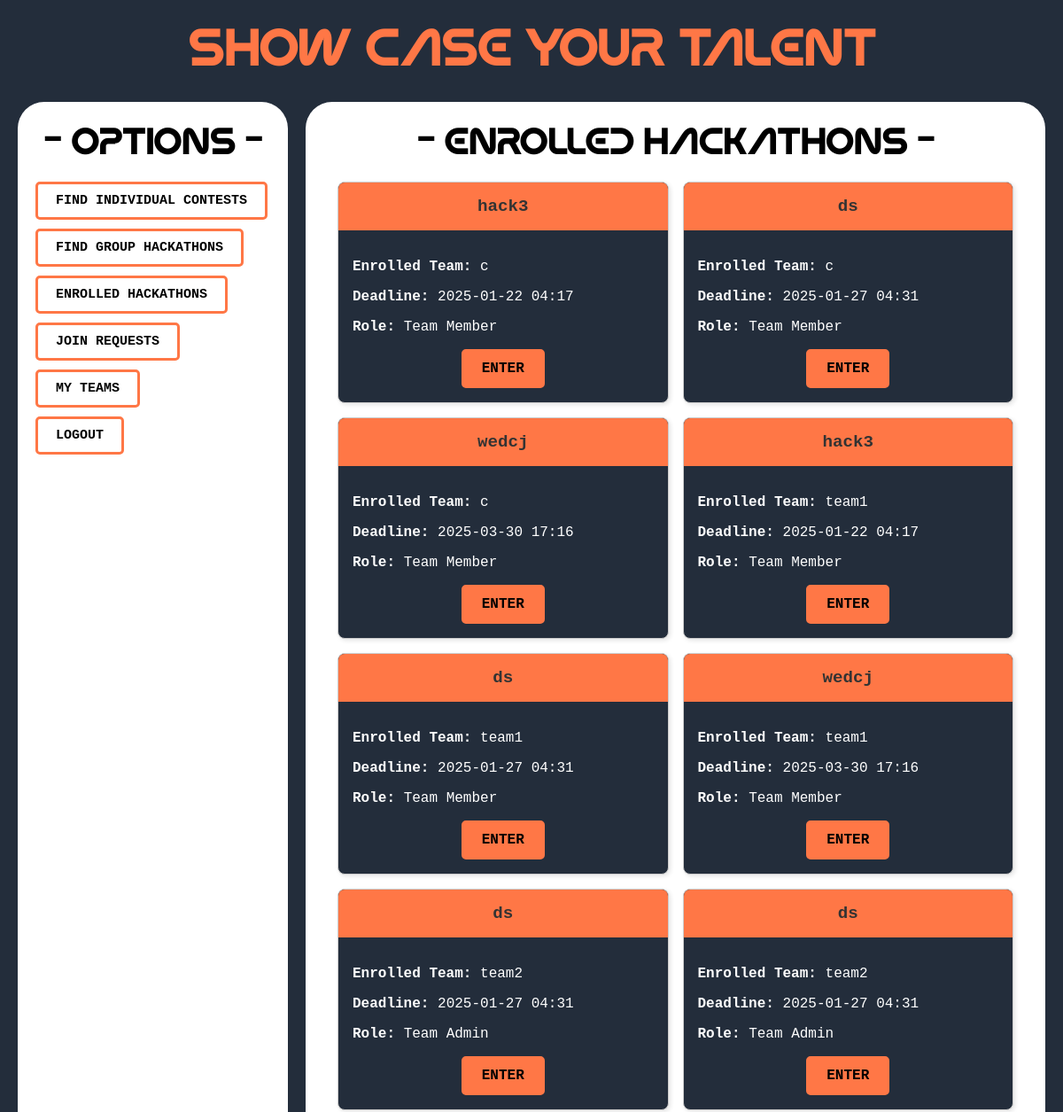
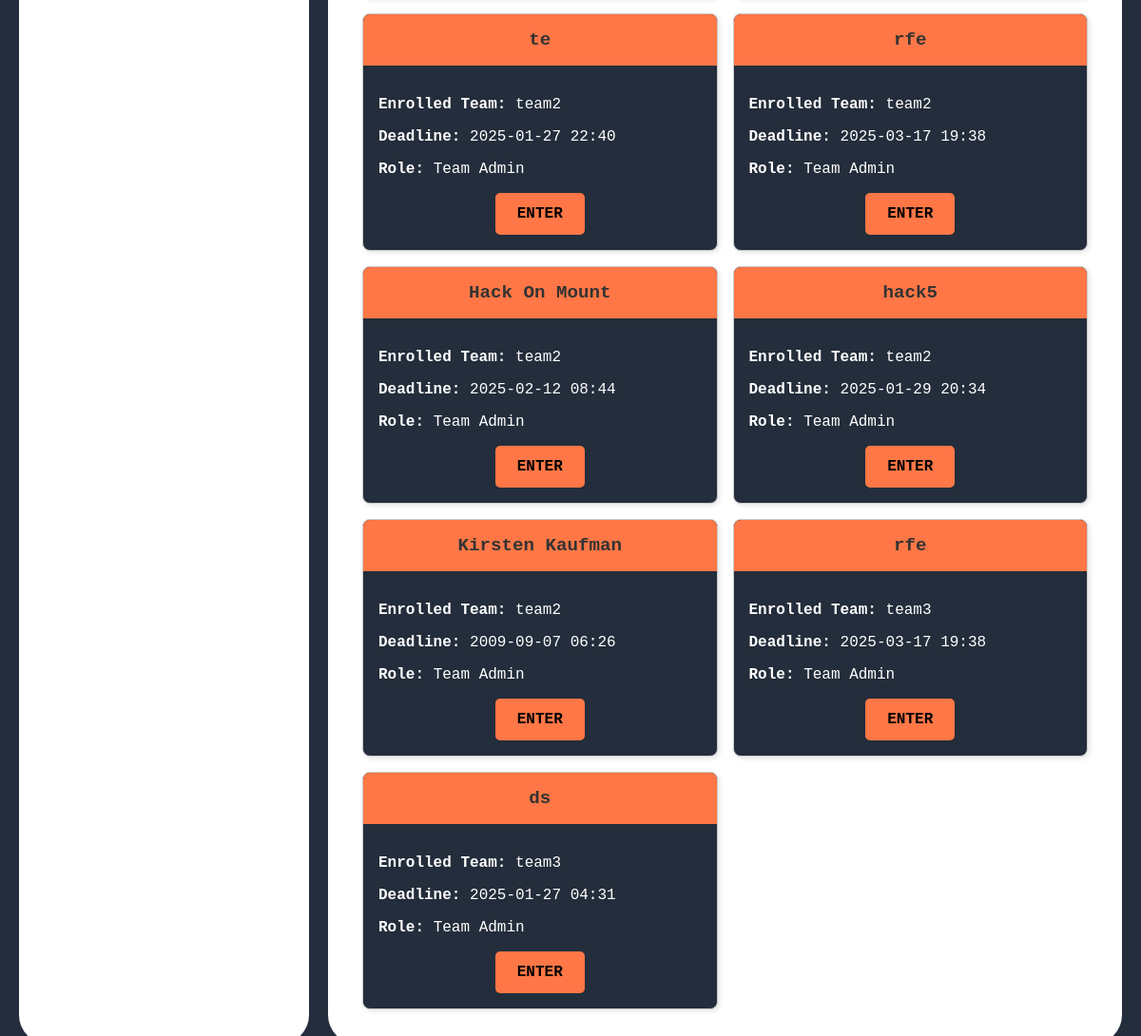
The page /competitor/enrolled_hackathons/ (signed in) on the database its author committed (2 pictures, top to bottom).
### host/models.py (models this page shows, shortened)
class TeamEnrollment(models.Model):
    event = models.ForeignKey('GroupEvent', on_delete=models.CASCADE, related_name='enrollments')
    team = models.ForeignKey('competitor.Team', on_delete=models.CASCADE, related_name='enrolled_events')
    enrolled_at = models.DateTimeField(auto_now_add=True)

class GroupEvent(models.Model):
    hackathon_name = models.CharField(max_length=200)
    organization = models.CharField(max_length=200)
    theme = models.CharField(max_length=200)
    frameworks = models.CharField(max_length=300)
    max_team_size = models.IntegerField()
    last_submission_datetime = models.DateTimeField()
    evaluation_criteria = models.TextField()
    created_by = models.ForeignKey(settings.AUTH_USER_MODEL, on_delete=models.CASCADE, related_name="group_events")
    entry_fee = models.DecimalField(max_digits=10, decimal_places=2, default=0.00)

### competitor/models.py (models this page shows, shortened)
class Team(models.Model):
    name = models.CharField(max_length=255, unique=True)
    team_admin = models.ForeignKey(
        User,
        on_delete=models.CASCADE,
        related_name='admin_teams'
    )  # The user who created the team (must be a competitor)
    members = models.ManyToManyField(
        User,
        related_name='team_members',
        blank=True
    )
    created_at = models.DateTimeField(auto_now_add=True)  # Timestamp of creation

### competitor/views.py (the view)
# urls.py: path('enrolled_hackathons/', views.enrolled_hackathons, name='enrolled_hackathons'),
def enrolled_hackathons(request):
    user_teams = Team.objects.filter(members=request.user) | Team.objects.filter(team_admin=request.user)
    enrolled_events = TeamEnrollment.objects.filter(team__in=user_teams).select_related('event')
    return render(request, 'competitor/enrolled_hackathons.html', {'enrolled_events': enrolled_events})

### templates/competitor/enrolled_hackathons.html (shortened to what this page needs)
{% extends "competitor/competitor_dashboard.html" %}
{% block right_div %}
<h1 style="color:black; text-align: center;">- Enrolled  Hackathons -</h1>
{% if enrolled_events %}
    <div class="cards-container" style="display: grid; grid-template-columns: repeat(2, 1fr); gap: 16px;">
        {% for enrollment in enrolled_events %}
            <div class="card">
                <div class="hackathon_name">
                    {{ enrollment.event.hackathon_name }}
                </div>
                <div style="padding: 16px;">
                    <p><strong>Enrolled Team:</strong> {{ enrollment.team.name }}</p>
                    <p><strong>Deadline:</strong> {{ enrollment.event.last_submission_datetime|date:"Y-m-d H:i" }}</p>
                    <p><strong>Role:</strong>
                        {% if enrollment.team.team_admin == request.user %}
                            Team Admin
                        {% else %}
                            Team Member
                        {% endif %}
                    </p>
                    <div style="text-align: center; margin-top: 16px;">
                        <a href="{% url 'competitor:event_details' enrollment.event.id enrollment.team.id %}" class="btn-like">
                            ENTER
                        </a>
                    </div>
                </div>
            </div>
        {% endfor %}
    </div>
{% else %}
    <p style="text-align: center; margin-top: 16px;">You are not enrolled in any hackathons yet.</p>
{% endif %}
{% endblock right_div %}

### rows shown on the page
TeamEnrollment: event.hackathon_name "hack3", team.name "c", event.last_submission_datetime "2025-01-22 04:17", shows "Team Member"
TeamEnrollment: event.hackathon_name "ds", team.name "c", event.last_submission_datetime "2025-01-27 04:31", shows "Team Member"
TeamEnrollment: event.hackathon_name "wedcj", team.name "c", event.last_submission_datetime "2025-03-30 17:16", shows "Team Member"
TeamEnrollment: event.hackathon_name "hack3", team.name "team1", event.last_submission_datetime "2025-01-22 04:17", shows "Team Member"
TeamEnrollment: event.hackathon_name "ds", team.name "team1", event.last_submission_datetime "2025-01-27 04:31", shows "Team Member"
TeamEnrollment: event.hackathon_name "wedcj", team.name "team1", event.last_submission_datetime "2025-03-30 17:16", shows "Team Member"
TeamEnrollment: event.hackathon_name "ds", team.name "team2", event.last_submission_datetime "2025-01-27 04:31", shows "Team Admin"
TeamEnrollment: event.hackathon_name "ds", team.name "team2", event.last_submission_datetime "2025-01-27 04:31", shows "Team Admin"
TeamEnrollment: event.hackathon_name "te", team.name "team2", event.last_submission_datetime "2025-01-27 22:40", shows "Team Admin"
TeamEnrollment: event.hackathon_name "rfe", team.name "team2", event.last_submission_datetime "2025-03-17 19:38", shows "Team Admin"
TeamEnrollment: event.hackathon_name "Hack On Mount", team.name "team2", event.last_submission_datetime "2025-02-12 08:44", shows "Team Admin"
TeamEnrollment: event.hackathon_name "hack5", team.name "team2", event.last_submission_datetime "2025-01-29 20:34", shows "Team Admin"
TeamEnrollment: event.hackathon_name "Kirsten Kaufman", team.name "team2", event.last_submission_datetime "2009-09-07 06:26", shows "Team Admin"
TeamEnrollment: event.hackathon_name "rfe", team.name "team3", event.last_submission_datetime "2025-03-17 19:38", shows "Team Admin"
TeamEnrollment: event.hackathon_name "ds", team.name "team3", event.last_submission_datetime "2025-01-27 04:31", shows "Team Admin"
